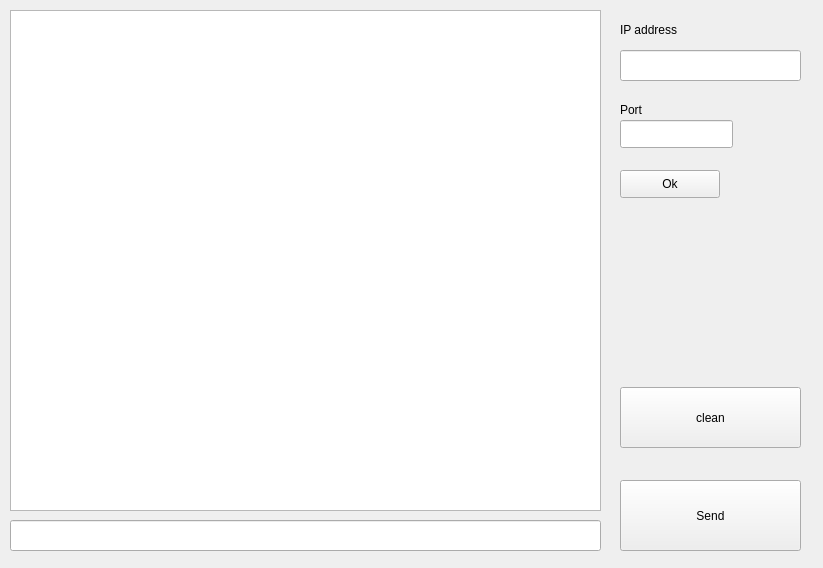
<?xml version="1.0" encoding="UTF-8"?>
<ui version="4.0">
 <class>MainWindow</class>
 <widget class="QMainWindow" name="MainWindow">
  <property name="geometry">
   <rect>
    <x>0</x>
    <y>0</y>
    <width>823</width>
    <height>568</height>
   </rect>
  </property>
  <property name="windowTitle">
   <string>Client</string>
  </property>
  <widget class="QWidget" name="centralWidget">
   <widget class="QTextBrowser" name="textBrowser">
    <property name="geometry">
     <rect>
      <x>10</x>
      <y>10</y>
      <width>591</width>
      <height>501</height>
     </rect>
    </property>
   </widget>
   <widget class="QLineEdit" name="lineEdit">
    <property name="geometry">
     <rect>
      <x>10</x>
      <y>520</y>
      <width>591</width>
      <height>31</height>
     </rect>
    </property>
   </widget>
   <widget class="QPushButton" name="pushButton">
    <property name="geometry">
     <rect>
      <x>620</x>
      <y>480</y>
      <width>181</width>
      <height>71</height>
     </rect>
    </property>
    <property name="text">
     <string>Send</string>
    </property>
   </widget>
   <widget class="QLineEdit" name="ipAddress">
    <property name="geometry">
     <rect>
      <x>620</x>
      <y>50</y>
      <width>181</width>
      <height>31</height>
     </rect>
    </property>
   </widget>
   <widget class="QLabel" name="label">
    <property name="geometry">
     <rect>
      <x>620</x>
      <y>20</y>
      <width>131</width>
      <height>20</height>
     </rect>
    </property>
    <property name="text">
     <string>IP address</string>
    </property>
   </widget>
   <widget class="QLabel" name="label_2">
    <property name="geometry">
     <rect>
      <x>620</x>
      <y>100</y>
      <width>76</width>
      <height>20</height>
     </rect>
    </property>
    <property name="text">
     <string>Port</string>
    </property>
   </widget>
   <widget class="QLineEdit" name="Port">
    <property name="geometry">
     <rect>
      <x>620</x>
      <y>120</y>
      <width>113</width>
      <height>28</height>
     </rect>
    </property>
   </widget>
   <widget class="QPushButton" name="Ok">
    <property name="geometry">
     <rect>
      <x>620</x>
      <y>170</y>
      <width>100</width>
      <height>28</height>
     </rect>
    </property>
    <property name="text">
     <string>Ok</string>
    </property>
   </widget>
   <widget class="QPushButton" name="cclean">
    <property name="geometry">
     <rect>
      <x>620</x>
      <y>387</y>
      <width>181</width>
      <height>61</height>
     </rect>
    </property>
    <property name="text">
     <string>clean</string>
    </property>
   </widget>
  </widget>
 </widget>
 <layoutdefault spacing="6" margin="11"/>
 <resources/>
 <connections/>
</ui>
